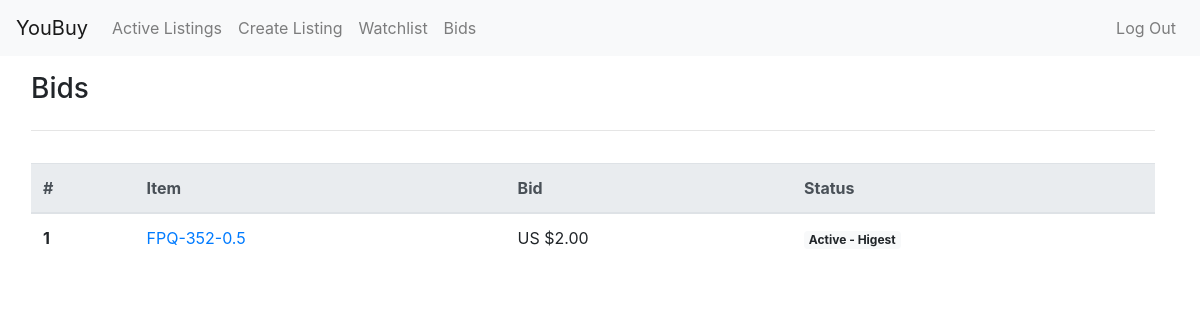
The page /bids (signed in) on the database its author committed.
### auctions/models.py (models this page shows, shortened)
class Bid(models.Model):
    value = models.DecimalField(max_digits=13, decimal_places=2)
    bidder = models.ForeignKey("User", on_delete=models.CASCADE, related_name="bids")
    listing = models.ForeignKey("Listing", on_delete=models.CASCADE, related_name="bids")

class Listing(models.Model):
    CATEGORIES_CHOICES = [
        ("fashion", "Fashion"),
        ("electronics", "Electronics"),
        ("home", "Home"),
        ("hobby", "Hobby"),
        ("toys", "Toys"),
        ("other", "Other")
    ]
    title = models.CharField(max_length=64)
    description = models.TextField(blank=False)
    category = models.CharField(max_length=64, choices=CATEGORIES_CHOICES)
    start_price = models.DecimalField(max_digits=13, decimal_places=2)
    price = models.DecimalField(max_digits=13, decimal_places=2)
    image = models.ImageField(upload_to=util.user_directory_path, blank=True)
    start_date = models.DateTimeField()
    end_date = models.DateTimeField()
    owner = models.ForeignKey("User", on_delete=models.CASCADE, related_name="listings")

### auctions/views.py (the view)
# urls.py: path("bids", views.bids, name="bids"),
def bids(request):
    if request.user.is_authenticated:
        user = User.objects.get(id=request.user.id)
        bids = user.bids.all()
        for bid in bids:
            bid.is_highest = bid.listing.bids.order_by("value").last().bidder == user
            bid.listing.is_ended = bid.listing.end_date < datetime.today()
        return render(request, "auctions/bids.html", {
            "bids" : bids
        })

### auctions/templates/auctions/bids.html (shortened to what this page needs)
{% extends "auctions/layout.html" %}
{% block body %}
<div class="container-fluid">
    <div class="row pl-3 pt-3">
        <div class="col">
            <ul class="nav">
                <li class="nav-text">
                    <h3>Bids</h3>
            </ul>
            <hr>
        </div>
    </div>
    <div class="row pl-3 pt-3">
        <div class="col">
            <table class="table">
                <thead class="thead-light">
                    <tr>
                        <th scope="col">#</th>
                        <th scope="col">Item</th>
                        <th scope="col">Bid</th>
                        <th scope="col">Status</th>
                    </tr>
                </thead>
                <tbody>
                    {% for bid in bids %}
                        <tr>
                            <th scope="row">{{ forloop.counter }}</th>
                            <td>
                                <a href="{% url 'listing' bid.listing.id %}">
                                    {{ bid.listing.title }}
                                </a>
                            </td>
                            <td>US ${{ bid.value }}</td>
                            {% if bid.listing.is_ended %}
                                {% if bid.is_highest %}
                                <td>
                                    <span class="badge badge-success">Win</span>
                                </td>
                                {% else %}
                                <td>
                                    <span class="badge badge-danger">Loss</span>
                                </td>
                                {% endif %}
                            {% else %}
                                {% if bid.is_highest %}
                                <td>
                                    <span class="badge badge-light">Active - Higest</span></td>
                                {% else %}
                                <td>
                                    <span class="badge badge-warning">Active - Not Highest</span></td>
                                {% endif %}
                            {%endif %}
                        </tr>
                    {% endfor %}
                </tbody>
            </table>
        </div>
    </div>
</div>
{% endblock %}

### auctions/static/auctions/styles.css (style rules this page uses)
.row { width: inherit; }

### rows shown on the page
Bid: listing "FPQ-352-0.5", value "2.00", shows "Active - Higest"
